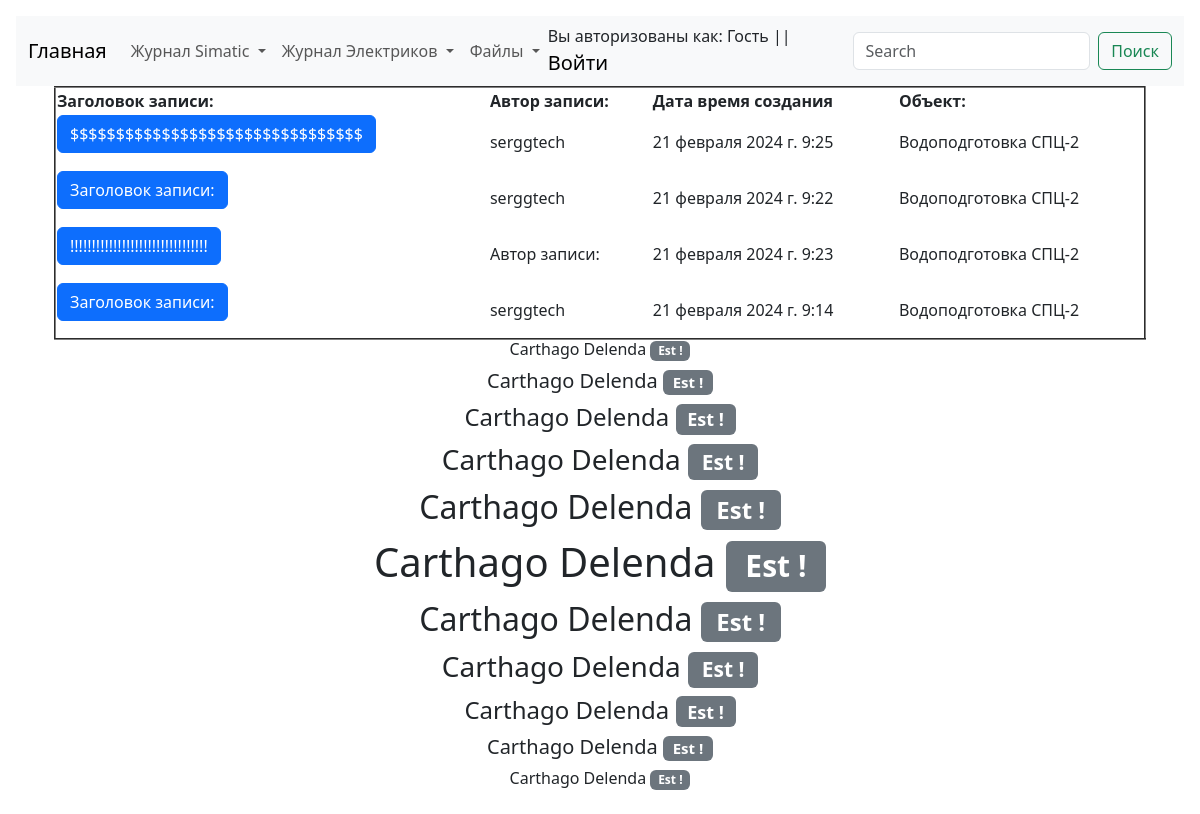
Page /as/as_log_view on the earlier database version.
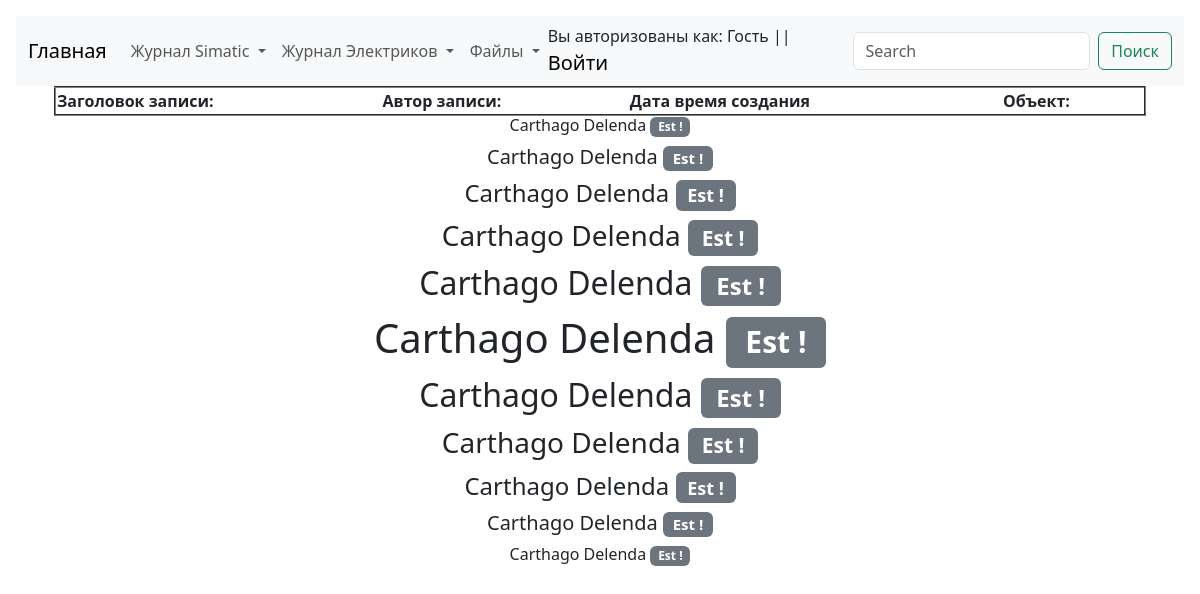
Same page on the later database version.
### as/models.py (models this page shows, shortened)
class ASLog(models.Model):
    record_text_title = models.CharField(
        verbose_name="Заголовок записи", max_length=100
    )
    record_text_full = models.TextField(verbose_name="Текст записи", max_length=9999)
    record_author = models.CharField(verbose_name="Автор записи", max_length=100)
    record_change_location_plc = models.BooleanField(
        verbose_name="Изменение в PLC", default=False
    )
    record_change_location_hmi = models.BooleanField(
        verbose_name="Изменение в HMI", default=False
    )
    record_data_create = models.DateTimeField(
        verbose_name="Дата создания записи", auto_now=True
    )
    record_object = models.ForeignKey(
        EncObject,
        related_name="as_log_object",
        on_delete=models.CASCADE,
        blank=True,
        verbose_name="Объект",
    )
    record_electrical_room = models.ForeignKey(
        EncElectricalRoom,
        related_name="as_log_electrical_room",
        on_delete=models.CASCADE,
        blank=True,
        verbose_name="Электропомещение",
    )
    record_project = models.ForeignKey(
        EncProject,
        related_name="as_log_project",
        on_delete=models.CASCADE,
        blank=True,
        verbose_name="Проект",
    )
    record_mechanism = models.ForeignKey(
        EncMechanism,
        related_name="as_log_mechanism",
        on_delete=models.CASCADE,
        blank=True,
        verbose_name="Механизм",
    )
    class Meta:
        verbose_name = "Запись Simatic"
        verbose_name_plural = "Записи Simatic"

### Enc_object/models.py (models this page shows, shortened)
class EncObject(models.Model):
    title = models.CharField(verbose_name="Объект", max_length=100)
    title_description = models.CharField(
        verbose_name="Описание объекта", max_length=100
    )
    slug = models.SlugField(max_length=50, unique=True)
    def __str__(self):
        return f"{self.title}"
    class Meta:
        verbose_name = "Объект"
        verbose_name_plural = "Объекты"

### as/views.py (the view)
# urls.py: path("as_log_view", as_log_view, name="as_log_view"),
def as_log_view(request):
    all_automation_log = ASLog.objects.order_by("-id")[:10]
    return render(
        request,
        template_name="as/log/log_view.html",
        context={
            "title": "Просмотр журнала",
            "all_automation_log": all_automation_log,
        },
    )

### as/templates/as/log/log_view.html (shortened to what this page needs)
{% extends 'template_0.html' %}
{% block automation_log_view %}
<div class="container">
    <table align="center" border="2px" width="100%">
        <tr>
            <th>Заголовок записи:</th>
            <th>Автор записи:</th>
            <th>Дата время создания</th>
            <th>Объект:</th>
        </tr>
        {% for record in all_automation_log %}
        <tr>
            <td>
                <p class="d-inline-flex gap-1">
                  <a class="btn btn-primary" data-bs-toggle="collapse" href="#collapseExample" role="button" aria-expanded="false" aria-controls="collapseExample">
                    {{record.record_text_title | safe | slice:32}}
                  </a>
                </p>
            </td>
            <td>{{ record.record_author }}</td>
            <td>{{ record.record_data_create }}</td>
            <td>{{ record.record_object }}</td>
        </tr>
        {% endfor %}
    </table>
</div>
{% endblock %}

### templates/template_0.html (shortened to what this page needs)
{% load static %}
<!DOCTYPE html>
<html lang="en">
<head>
    <link href=" {% static 'css/bootstrap.min.css' %}" rel="stylesheet">
</head>
<body class="p-3 m-0 border-0 bd-example m-0 border-0">
<nav class="navbar navbar-expand-lg bg-body-tertiary">
  <div class="container-fluid">
    <a class="navbar-brand" href="{% url 'main_page' %}">Главная</a>
    <div class="collapse navbar-collapse" id="navbarSupportedContent">
      <ul class="navbar-nav me-auto mb-2 mb-lg-0">
          <li class="nav-item dropdown">
          <a class="nav-link dropdown-toggle" href="#" role="button" data-bs-toggle="dropdown" aria-expanded="false">
            Журнал Simatic
          </a>
          </li>
                    <li class="nav-item dropdown">
          <a class="nav-link dropdown-toggle" href="#" role="button" data-bs-toggle="dropdown" aria-expanded="false">
            Журнал Электриков
          </a>
          </li>
        <li class="nav-item dropdown">
          <a class="nav-link dropdown-toggle" href="#" role="button" data-bs-toggle="dropdown" aria-expanded="false">
            Файлы
          </a>
        </li>
      </ul>
        <div>
            {% if request.user.is_authenticated %}
            <div>
                Вы авторизованы как: {{ request.user }} || <a class="navbar-brand" href="{% url 'logout' %}">Выйти</a>
            </div>
            {% else %}
            <div>
                Вы авторизованы как: Гость || <a class="navbar-brand" href="{% url 'login' %}">Войти</a>
            </div>
            {% endif %}
        </div>
      <form class="d-flex" role="search">
        <input class="form-control me-2" type="search" placeholder="Search" aria-label="Search">
        <button class="btn btn-outline-success" type="submit">Поиск</button>
      </form>
    </div>
  </div>
</nav>
<div class="container">
    {% block automation_log_view %} {% endblock %}
    <div align="center" data-width="100%">
        <h6>Carthago Delenda <span class="badge bg-secondary">Est !</span></h6>
        <h5>Carthago Delenda <span class="badge bg-secondary">Est !</span></h5>
        <h4>Carthago Delenda <span class="badge bg-secondary">Est !</span></h4>
        <h3>Carthago Delenda <span class="badge bg-secondary">Est !</span></h3>
        <h2>Carthago Delenda <span class="badge bg-secondary">Est !</span></h2>
        <h1>Carthago Delenda <span class="badge bg-secondary">Est !</span></h1>
        <h2>Carthago Delenda <span class="badge bg-secondary">Est !</span></h2>
        <h3>Carthago Delenda <span class="badge bg-secondary">Est !</span></h3>
        <h4>Carthago Delenda <span class="badge bg-secondary">Est !</span></h4>
        <h5>Carthago Delenda <span class="badge bg-secondary">Est !</span></h5>
        <h6>Carthago Delenda <span class="badge bg-secondary">Est !</span></h6>
    </div>
</div>
</body>
</html>

Differences in the rows shown:
removed ASLog: record_text_title "$$$$$$$$$$$$$$$$$$$$$$$$$$$$$$$$", record_author "serggtech", record_data_create "21 февраля 2024 г. 9:25", record_object "Водоподготовка СПЦ-2"
removed ASLog: record_text_title "Заголовок записи:", record_author "serggtech", record_data_create "21 февраля 2024 г. 9:22", record_object "Водоподготовка СПЦ-2"
removed ASLog: record_text_title "!!!!!!!!!!!!!!!!!!!!!!!!!!!!!!!!", record_author "Автор записи:", record_data_create "21 февраля 2024 г. 9:23", record_object "Водоподготовка СПЦ-2"
removed ASLog: record_text_title "Заголовок записи:", record_author "serggtech", record_data_create "21 февраля 2024 г. 9:14", record_object "Водоподготовка СПЦ-2"
